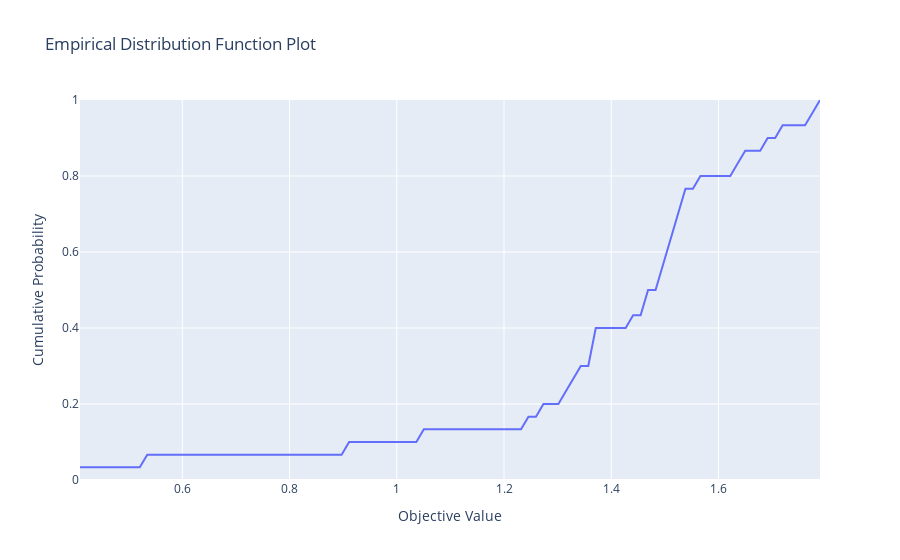

Notebook code cell kept with this figure:
### Markdown cell above
## Further works

1.   You can tune more critical hyperparameters
2.   Multi-objective hyperparameter optimization using Optuna. Here we can maximize Sharpe and simultaneously minimize Volatility in our account value to tune our hyperparameters

### Code cell
plot_edf(study)
